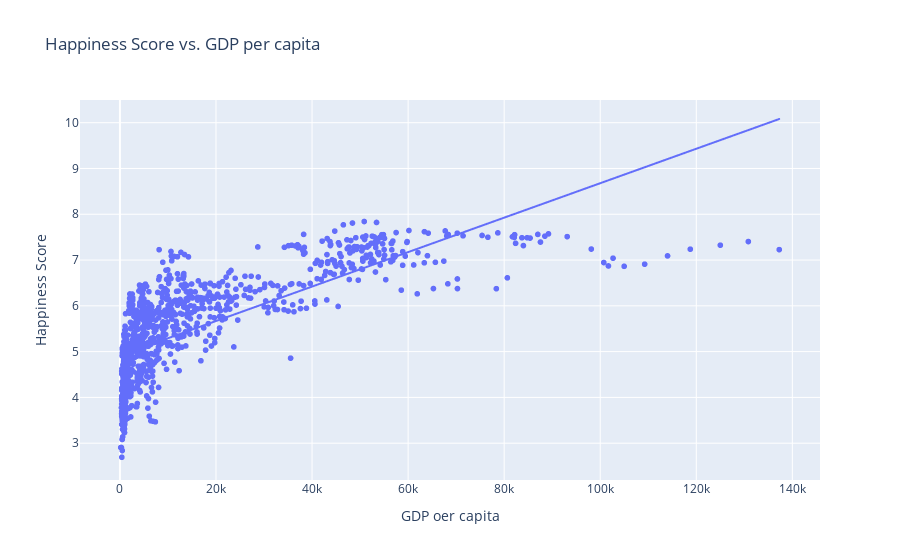

The notebook cell this image was saved under:
### Markdown cell above
### **4.3 Hypothesis 3**: correlation between productivity growth and Happiness Scores

### Code cell
graph5 = px.scatter(
    all_df,
    x = 'gdp per capita',
    y = 'Happiness Score',
    title = 'Happiness Score vs. GDP per capita',
    labels ={'gdp per capita':'GDP oer capita'},
    trendline = 'ols'
)

graph5.show()

### Figure 1 — Plotly figure (JSON) as saved in the notebook; plotly's stock layout.template omitted (floating-point values rounded to 4 significant figures; data arrays with more than 128 entries replaced by an {"elided": "..."} marker saying what was removed)
{"data": [{"hovertemplate": "GDP oer capita=%{x}<br>Happiness Score=%{y}<extra></extra>", "legendgroup": "", "marker": {"color": "#636efa", "symbol": "circle"}, "mode": "markers", "name": "", "showlegend": false, "type": "scattergl", "x": {"elided": "1038 float values"}, "xaxis": "x", "y": {"elided": "1038 float values"}, "yaxis": "y"}, {"hovertemplate": "<b>OLS trendline</b><br>Happiness Score = 3.76234e-05 * gdp per capita + 4.91587<br>R<sup>2</sup>=0.539768<br><br>GDP oer capita=%{x}<br>Happiness Score=%{y} <b>(trend)</b><extra></extra>", "legendgroup": "", "marker": {"color": "#636efa", "symbol": "circle"}, "mode": "lines", "name": "", "showlegend": false, "type": "scattergl", "x": {"elided": "1038 float values"}, "xaxis": "x", "y": {"elided": "1038 float values"}, "yaxis": "y"}], "layout": {"autosize": true, "legend": {"tracegroupgap": 0}, "title": {"text": "Happiness Score vs. GDP per capita"}, "xaxis": {"anchor": "y", "autorange": true, "domain": [0, 1], "range": [-8128.0, 145600.0], "title": {"text": "GDP oer capita"}, "type": "linear"}, "yaxis": {"anchor": "x", "autorange": true, "domain": [0, 1], "range": [2.098, 10.5], "title": {"text": "Happiness Score"}, "type": "linear"}}}
